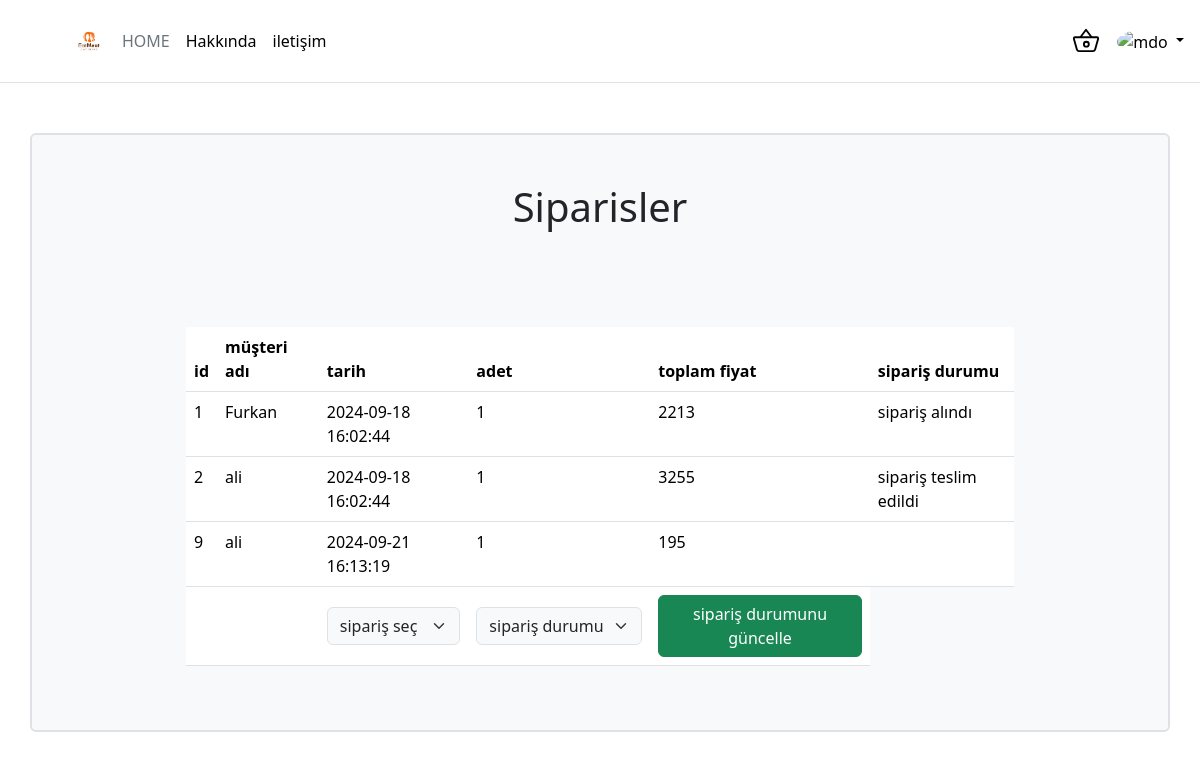
Screenshot of /siparis_yönetim.php (signed in) with the database file from the repository.
### tables this page shows
CREATE TABLE "order" (
	"id"	INTEGER NOT NULL,
	"user_id"	INTEGER NOT NULL,
	"order_statüs"	TEXT,
	"total_price"	INTEGER DEFAULT 0,
	"created_at"	TEXT DEFAULT CURRENT_TIMESTAMP,
	"company_id"	INTEGER,
	FOREIGN KEY("company_id") REFERENCES "company"("id"),
	FOREIGN KEY("user_id") REFERENCES "users"("id"),
	PRIMARY KEY("id" AUTOINCREMENT)
);

CREATE TABLE "users" (
	"id"	INTEGER NOT NULL,
	"company_id"	INTEGER,
	"name"	TEXT NOT NULL,
	"username"	TEXT NOT NULL,
	"password"	TEXT NOT NULL,
	"balance"	INTEGER DEFAULT 5000,
	"created_at"	INTEGER,
	"deleted_at"	INTEGER,
	"surname"	TEXT NOT NULL,
	"role"	TEXT NOT NULL DEFAULT 'user',
	"image_path"	TEXT NOT NULL DEFAULT '/YEMEKapp/image/user.png',
	PRIMARY KEY("id" AUTOINCREMENT),
	FOREIGN KEY("company_id") REFERENCES "company"("id")
);

CREATE TABLE "order_items" (
	"id"	INTEGER NOT NULL,
	"food_id"	INTEGER NOT NULL,
	"order_id"	INTEGER NOT NULL,
	"quantity"	TEXT,
	"price"	INTEGER,
	FOREIGN KEY("order_id") REFERENCES "order"("id"),
	FOREIGN KEY("food_id") REFERENCES "food"("id"),
	PRIMARY KEY("id" AUTOINCREMENT)
);

### siparis_yönetim.php (the view, shortened to what this page needs)
<?php
include './functions/db.php';
$query3= "SELECT * FROM users where id={$_SESSION['id']}";
$statement3 = $pdo->prepare($query3);
$statement3->execute();
$result3 = $statement3->fetchAll();
?>
<!DOCTYPE html>
<html lang="en">
<head>
    <link href="https://cdn.jsdelivr.net/npm/bootstrap@5.3.3/dist/css/bootstrap.min.css" rel="stylesheet">
</head>
<body>
<?php include 'navbar.php'; ?>
<div class="container bg-light  border border-2 rounded" style="margin-top: 50px">
<div class="row d-flex justify-content-center "  >
    <h1 class="my-5 d-flex justify-content-center">Siparisler</h1>
    <div class="col-md-9 my-5">
        <table class="table table-hover">
  <thead>
    <tr>
      <th scope="col">id</th>
     <th scope="col">müşteri adı</th>
      <th scope="col">tarih</th>
      <th scope="col">adet</th>
      <th scope="col">toplam fiyat</th>
      <th scope="col">sipariş durumu</th>
    </tr>
  </thead>
  <tbody>
      <?php
$query = "SELECT * FROM 'order' WHERE company_id={$result3[0]['company_id']}";
$statement = $pdo->prepare($query);
$statement->execute();
$result = $statement->fetchAll();
foreach($result as $row){
  $query2 = "SELECT * FROM order_items WHERE order_id=$row[id]";
  $statement2 = $pdo->prepare($query2);
  $statement2->execute();
  $result2 = $statement2->fetchAll();
  $food_id = $result2[0]['food_id'];
  if(!empty($result2)){
    $query3 = "SELECT * FROM food WHERE id=$food_id";
    $statement3 = $pdo->prepare($query3);
    $statement3->execute();
    $result3 = $statement3->fetchAll();
    $query4 = "SELECT * FROM users WHERE id=$row[user_id]";
    $statement4 = $pdo->prepare($query4);
    $statement4->execute();
    $result4 = $statement4->fetchAll();
  }
  else{
  echo "<h1>hata</h1>";
  }
if(!empty($result3)){
    echo '<tr><td>';echo $row['id']; echo '</td><td>';
    echo $result4[0]['name'];echo '</td><td>';
    echo $row['created_at'];echo '</td><td>';
    echo $result2[0]['quantity'];echo '</td><td>';
    echo $row['total_price'];echo '</td><td>';
    echo $row['order_statüs'];echo '</td></tr>';
}
else{
  echo "<h1>hata</h1>";
}
}
?>
  </tbody>
  <tfoot>
    <form action="" method="POST">
    <tr>
      <td colspan="2"></td>
      <td colspan="1">
        <select class="form-select bg-light" aria-label="Default select example" name="id">
          <option selected>sipariş seç</option>
      </td>
      <td><select class="form-select bg-light" aria-label="Default select example" name="durum">
  <option selected>sipariş durumu seç</option>
</select></td>
      <td><button type="submit" class="btn btn-success" name="güncelle">sipariş durumunu güncelle</button></td>
    </tr>
    </form>
  </tfoot>
</table>
    </div>
</div>
</body>
</html>

### rows the page displays
order: id "1", user.name "Furkan", created_at "2024-09-18 16:02:44", order_items.quantity "1", total_price "2213", order_statüs "sipariş alındı"
order: id "2", user.name "ali", created_at "2024-09-18 16:02:44", order_items.quantity "1", total_price "3255", order_statüs "sipariş teslim edildi"
order: id "9", user.name "ali", created_at "2024-09-21 16:13:19", order_items.quantity "1", total_price "195"
